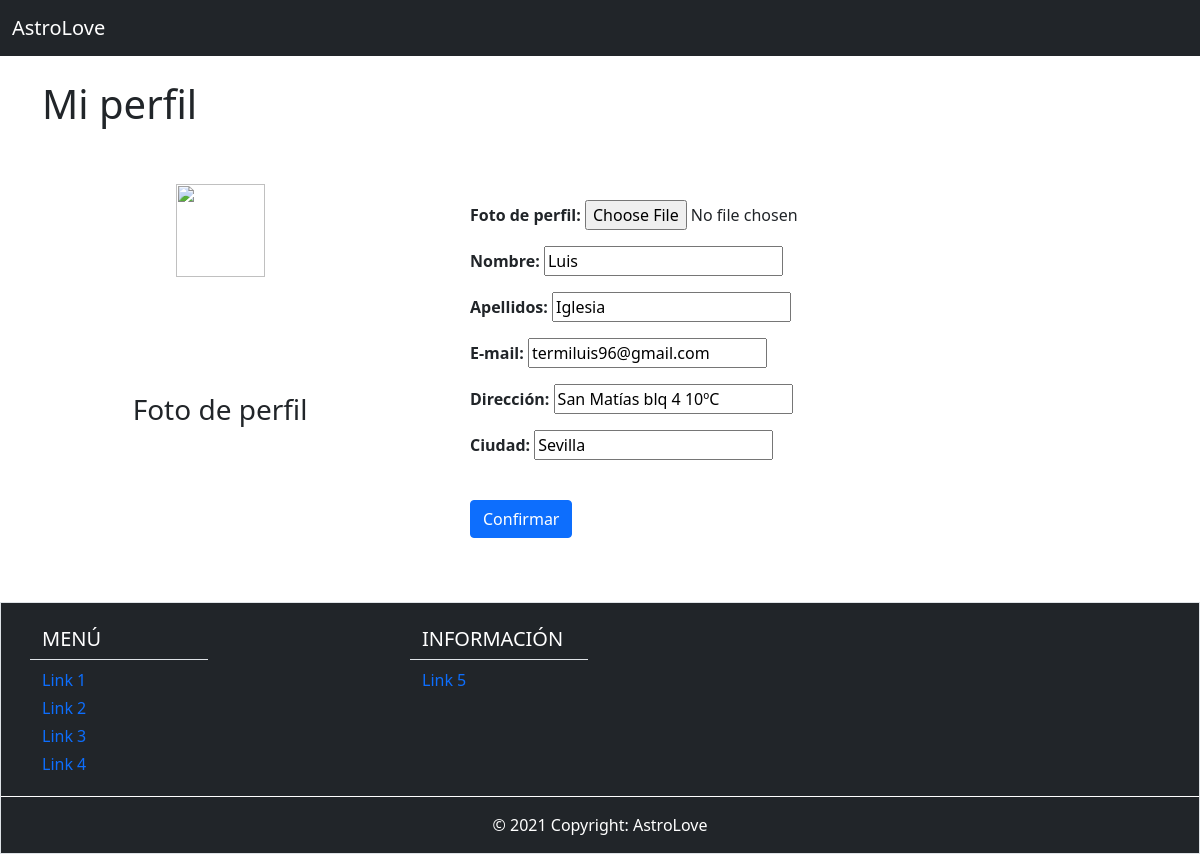
Before: /perfil/update/ (signed in) with the older database file.
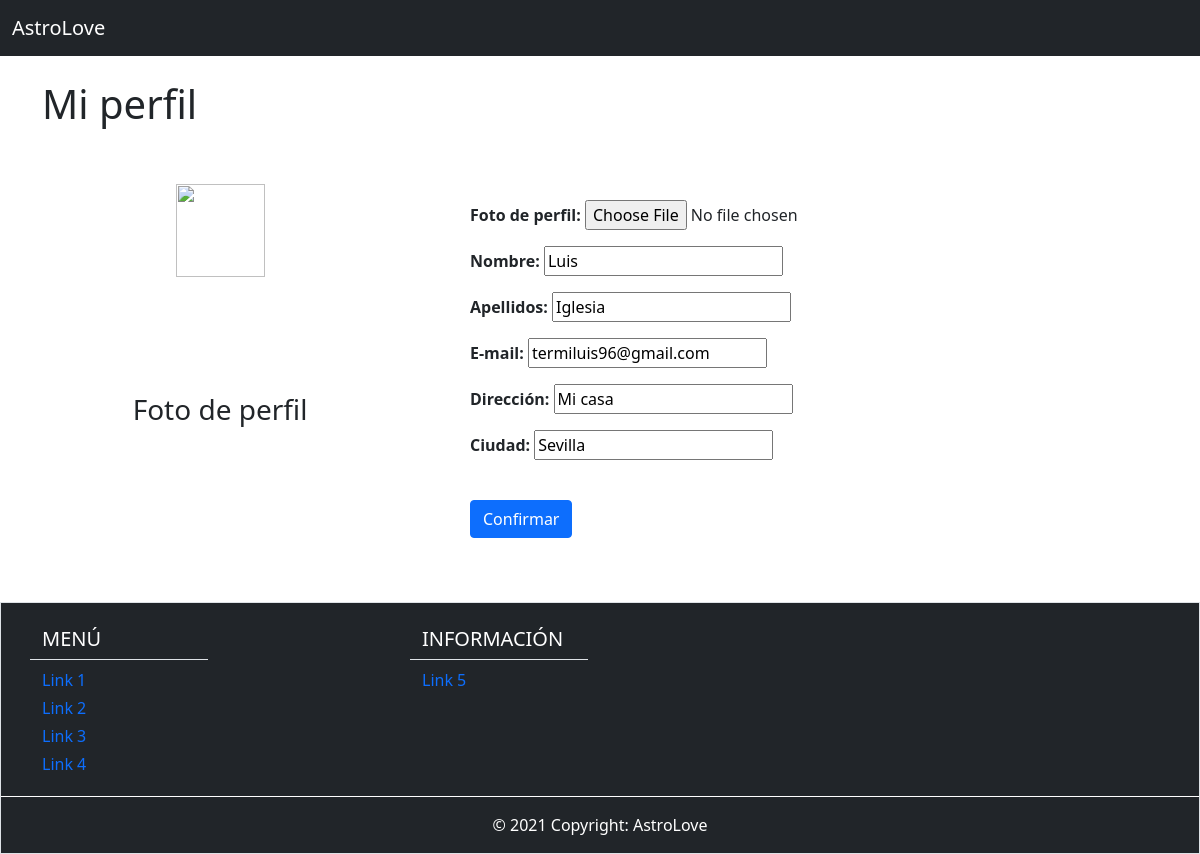
After: the same page with the newer database file.
### main/models.py (models this page shows, shortened)
class Usuario(models.Model):
    address = models.CharField(max_length=250)
    city = models.CharField(max_length=50)
    isDeleted = models.BooleanField()
    profilePicUrl = models.ImageField(upload_to="static/fotos_perfil/", blank=True)
    photo = models.CharField(max_length=550)
    isAccountNonExpired = models.BooleanField(default=False)
    isEnabled = models.BooleanField(default=False)
    isPro = models.BooleanField(default=False)
    user = models.OneToOneField(User, on_delete=models.CASCADE, default=None)

### main/views.py (the view, shortened to what this page needs)
# urls.py: path('perfil/update/', views.modificarPerfil),
@login_required
def modificarPerfil(request):
    usuario = Usuario.objects.get(user = request.user)
    form = EditProfile()
    valores = [usuario.profilePicUrl,usuario.user.first_name, usuario.user.last_name, usuario.user.email, usuario.address, usuario.city]
    items = zip(form, valores)
    return render(request, 'perfil.html', {'form': form, 'items': items, 'usuario':usuario})

### main/forms.py
class EditProfile(forms.Form):
    profilePhoto = forms.ImageField(label="Foto de perfil", required=False)
    first_name = forms.CharField(label="Nombre", widget=forms.TextInput(attrs={'placeholder': 'Nombre'}))
    last_name = forms.CharField(label="Apellidos",  widget=forms.TextInput(attrs={'placeholder': 'Apellidos'}))
    email = forms.EmailField(label="E-mail",  widget=forms.TextInput(attrs={'placeholder': 'E-mail', 'error_message':'Introduzca un e-mail válido'}))
    address = forms.CharField(label="Dirección", widget=forms.TextInput(attrs={'placeholder': 'Dirección'}))
    city = forms.CharField(label="Ciudad", widget=forms.TextInput(attrs={'placeholder': 'Ciudad'}))

### main/templates/perfil.html (shortened to what this page needs)
{% extends 'header_logged.html' %}
{% block contenido %}
<div class="container">
    <div class="row my-4">
        <h1>Mi perfil</h1>
    </div>
</div>
{% if form %}
<div class="container my-5">
    <div class="row">
        <div class="col-4 text-center">
                <img class="img-fluid w-50"
                    src="http://127.0.0.1:8000/{{usuario.profilePicUrl}}" alt="">
                <h3 class="my-4">Foto de perfil</h3>
        </div>
        <div class="col-8">
            <form id='form' method='post' class="mx-5" enctype='multipart/form-data'>
                {% for field, valor in items %}
                {% if field.label != "Foto de perfil" %}
                <div class="my-3">
                    <strong><label for="field">{{field.label_tag}}</label></strong>
                    <input id="field" type="{{field.type}}" name="{{field.name}}"
                    value="{{valor}}">
                </div>
                {% endif %}
                {% if field.label == "Foto de perfil" %}
                <div class="my-3">
                    <strong><label for="field">{{field.label_tag}}</label></strong>
                    {{field}}
                </div>
                {% endif %}
                {% endfor %}
                <div class="d-flex w-25">
                    <input type='submit' class="btn btn-outline btn-primary mt-4"
                    value='Confirmar'/>
                </div>
            </form>
        </div>
    </div>
</div>
{% endif %}
{% endblock %}

Changed rows visible on the page:
no longer on this page (row edited): Usuario: items "San Matías blq 4 10ºC" "Sevilla"
added Usuario: items "Mi casa" "Sevilla"
